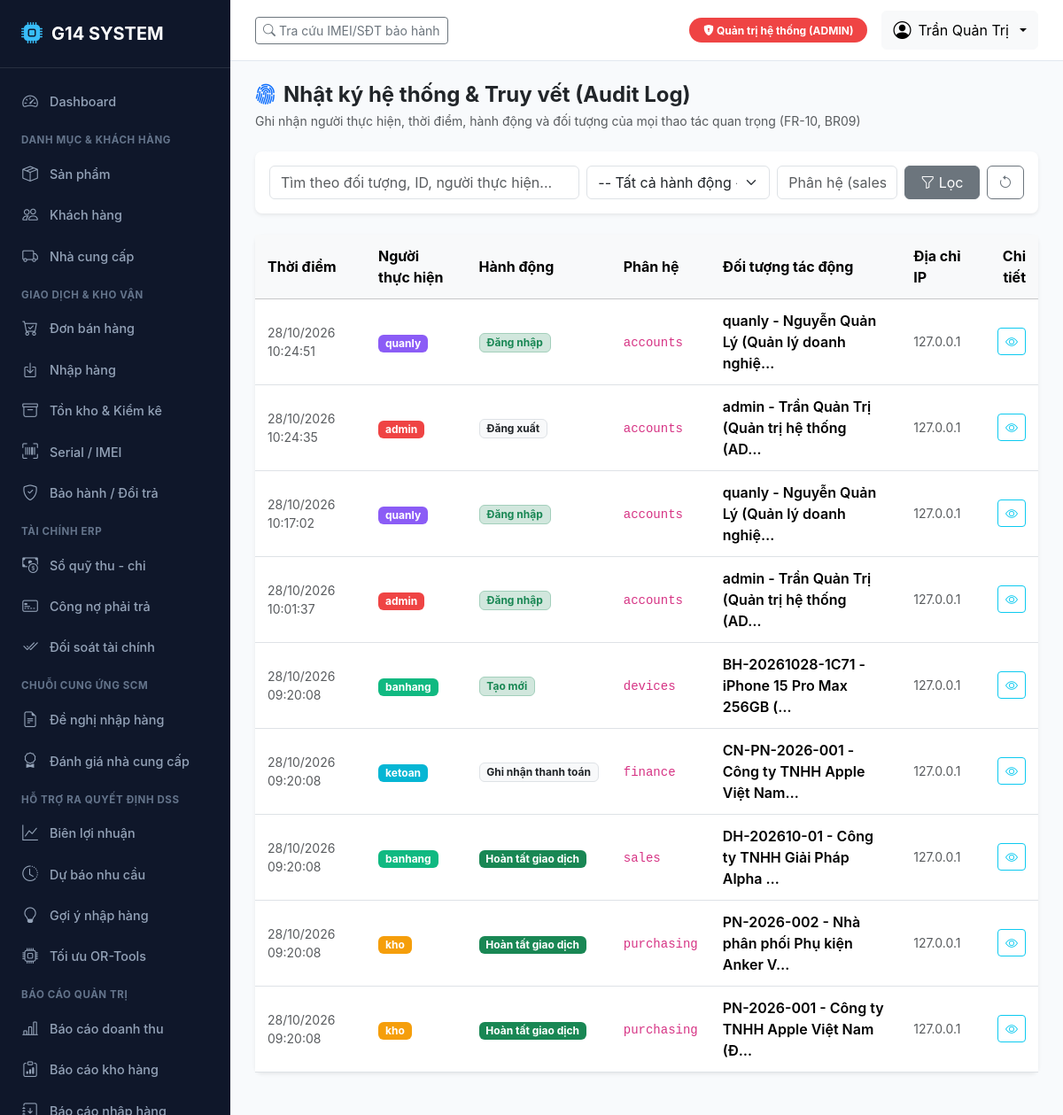
The page /auditlog/ (signed in) on the database its author committed.
### accounts/models.py (models this page shows, shortened)
class User(AbstractUser):
    role = models.CharField(
        max_length=10,
        choices=Role.choices,
        default=Role.BH,
        verbose_name="Vai trò"
    )
    phone = models.CharField(max_length=20, blank=True, verbose_name="Số điện thoại")
    class Meta:
        verbose_name = "Tài khoản người dùng"
        verbose_name_plural = "Danh sách tài khoản"
        ordering = ['-date_joined']

### auditlog/models.py (models this page shows, shortened)
class AuditLog(models.Model):
    ACTION_CHOICES = [
        ('LOGIN', 'Đăng nhập'),
        ('LOGOUT', 'Đăng xuất'),
        ('CREATE', 'Tạo mới'),
        ('UPDATE', 'Cập nhật'),
        ('DELETE', 'Xóa'),
        ('COMPLETE', 'Hoàn tất giao dịch'),
        ('CANCEL', 'Hủy giao dịch'),
        ('APPROVE', 'Phê duyệt'),
        ('REJECT', 'Từ chối'),
        ('ADJUST', 'Điều chỉnh kho'),
        ('PAYMENT', 'Ghi nhận thanh toán'),
        ('REVERSE', 'Bút toán đảo'),
    ]
    user = models.ForeignKey(
        settings.AUTH_USER_MODEL,
        on_delete=models.SET_NULL,
        null=True,
        blank=True,
        related_name='audit_logs',
        verbose_name="Người thực hiện"
    )
    action = models.CharField(max_length=20, choices=ACTION_CHOICES, verbose_name="Hành động")
    app_label = models.CharField(max_length=50, blank=True, verbose_name="Phân hệ")
    model_name = models.CharField(max_length=50, blank=True, verbose_name="Bảng dữ liệu")
    object_id = models.CharField(max_length=100, blank=True, verbose_name="ID đối tượng")
    object_repr = models.CharField(max_length=255, verbose_name="Đối tượng tác động")
    changes_json = models.JSONField(default=dict, blank=True, verbose_name="Chi tiết thay đổi")
    ip_address = models.GenericIPAddressField(null=True, blank=True, verbose_name="Địa chỉ IP")
    created_at = models.DateTimeField(auto_now_add=True, verbose_name="Thời điểm ghi nhận")
    class Meta:
        verbose_name = "Nhật ký hệ thống"
        verbose_name_plural = "Danh sách nhật ký hệ thống"
        ordering = ['-created_at']

### auditlog/views.py (the view)
# urls.py: path('', views.auditlog_list_view, name='auditlog_list'),
@login_required
@role_required([Role.ADMIN, Role.QL, Role.KT])
def auditlog_list_view(request):
    logs = AuditLog.objects.select_related('user').all()
    q = request.GET.get('q', '').strip()
    action = request.GET.get('action', '')
    user_id = request.GET.get('user', '')
    app_label = request.GET.get('app_label', '')
    if q:
        logs = logs.filter(
            Q(object_repr__icontains=q) |
            Q(object_id__icontains=q) |
            Q(user__username__icontains=q)
        )
    if action:
        logs = logs.filter(action=action)
    if user_id:
        logs = logs.filter(user_id=user_id)
    if app_label:
        logs = logs.filter(app_label=app_label)
    paginator = Paginator(logs, 25)
    page_number = request.GET.get('page')
    page_obj = paginator.get_page(page_number)
    return render(request, 'auditlog/auditlog_list.html', {
        'page_obj': page_obj,
        'q': q,
        'action_filter': action,
        'user_filter': user_id,
        'app_filter': app_label,
        'actions': AuditLog.ACTION_CHOICES,
    })

### accounts/context_processors.py (called while the page is built, shortened)
def user_role_context(request):
    user = request.user
    role = getattr(user, 'role', '')
    is_super = user.is_superuser
    return {
        'is_admin': role == Role.ADMIN or is_super,
        'is_ql': role in [Role.QL, Role.ADMIN] or is_super,
        'is_bh': role in [Role.BH, Role.ADMIN] or is_super,
        'is_kho': role in [Role.KHO, Role.ADMIN] or is_super,
        'is_kt': role in [Role.KT, Role.ADMIN] or is_super,
        'current_role': role,
        'current_role_display': user.get_role_display() if hasattr(user, 'get_role_display') else '',
        'Role': Role,
    }

### templates/auditlog/auditlog_list.html (shortened to what this page needs)
{% extends 'base.html' %}
{% block content %}
<div class="d-flex justify-content-between align-items-center mb-4">
    <div>
        <h4 class="fw-bold mb-1"><i class="bi bi-fingerprint me-2 text-primary"></i>Nhật ký hệ thống & Truy vết (Audit Log)</h4>
        <p class="text-muted small mb-0">Ghi nhận người thực hiện, thời điểm, hành động và đối tượng của mọi thao tác quan trọng (FR-10, BR09)</p>
    </div>
</div>
<div class="card mb-4 border-0 shadow-sm">
    <div class="card-body p-3">
        <form method="get" class="row g-2 align-items-center">
            <div class="col-md-5">
                <input type="text" name="q" class="form-control" placeholder="Tìm theo đối tượng, ID, người thực hiện..." value="{{ q }}">
            </div>
            <div class="col-md-3">
                <select name="action" class="form-select">
                    <option value="">-- Tất cả hành động --</option>
                </select>
            </div>
            <div class="col-md-2">
                <input type="text" name="app_label" class="form-control" placeholder="Phân hệ (sales, catalog...)" value="{{ app_filter }}">
            </div>
            <div class="col-md-2 d-flex gap-2">
                <button type="submit" class="btn btn-secondary w-100"><i class="bi bi-funnel"></i> Lọc</button>
                <a href="{% url 'auditlog:auditlog_list' %}" class="btn btn-outline-secondary"><i class="bi bi-arrow-counterclockwise"></i></a>
            </div>
        </form>
    </div>
</div>
<div class="card border-0 shadow-sm">
    <div class="table-responsive">
        <table class="table table-hover align-middle mb-0">
            <thead class="table-light">
                <tr>
                    <th>Thời điểm</th>
                    <th>Người thực hiện</th>
                    <th>Hành động</th>
                    <th>Phân hệ</th>
                    <th>Đối tượng tác động</th>
                    <th>Địa chỉ IP</th>
                    <th class="text-end">Chi tiết</th>
                </tr>
            </thead>
            <tbody>
                {% for log in page_obj %}
                <tr>
                    <td class="small text-muted">{{ log.created_at|date:"d/m/Y H:i:s" }}</td>
                    <td>
                        {% if log.user %}
                        <span class="badge role-badge-{{ log.user.role }} py-1 px-2">{{ log.user.username }}</span>
                        {% else %}
                        <span class="badge bg-secondary">Hệ thống</span>
                        {% endif %}
                    </td>
                    <td>
                        {% if log.action in 'CREATE,LOGIN' %}
                        <span class="badge bg-success-subtle text-success border border-success-subtle">{{ log.get_action_display }}</span>
                        {% elif log.action in 'UPDATE,APPROVE' %}
                        <span class="badge bg-primary-subtle text-primary border border-primary-subtle">{{ log.get_action_display }}</span>
                        {% elif log.action in 'DELETE,CANCEL,REJECT' %}
                        <span class="badge bg-danger-subtle text-danger border border-danger-subtle">{{ log.get_action_display }}</span>
                        {% elif log.action == 'COMPLETE' %}
                        <span class="badge bg-success">{{ log.get_action_display }}</span>
                        {% else %}
                        <span class="badge bg-light text-dark border">{{ log.get_action_display }}</span>
                        {% endif %}
                    </td>
                    <td><code>{{ log.app_label|default:"--" }}</code></td>
                    <td class="fw-semibold">{{ log.object_repr|truncatechars:45 }}</td>
                    <td class="small text-muted">{{ log.ip_address|default:"127.0.0.1" }}</td>
                    <td class="text-end">
                        <a href="{% url 'auditlog:auditlog_detail' log.pk %}" class="btn btn-sm btn-outline-info" title="Xem chi tiết thay đổi">
                            <i class="bi bi-eye"></i>
                        </a>
                    </td>
                </tr>
                {% empty %}
                <tr>
                    <td colspan="7" class="text-center py-4 text-muted">Chưa có nhật ký ghi nhận nào.</td>
                </tr>
                {% endfor %}
            </tbody>
        </table>
    </div>
</div>
{% endblock %}

### templates/base.html (shortened to what this page needs)
<!DOCTYPE html>
<html lang="vi">
<head>
    <link href="https://cdn.jsdelivr.net/npm/bootstrap@5.3.3/dist/css/bootstrap.min.css" rel="stylesheet">
    <link href="https://cdn.jsdelivr.net/npm/bootstrap-icons@1.11.3/font/bootstrap-icons.min.css" rel="stylesheet">
</head>
<body>
    {% if user.is_authenticated %}
    <aside class="sidebar">
        <div class="brand">
            <i class="bi bi-cpu-fill"></i>
            <span>G14 SYSTEM</span>
        </div>
        <ul class="sidebar-menu">
            {% if is_ql or is_kt or is_admin %}
            <li><a href="{% url 'reports:dashboard' %}" class="sidebar-link"><i class="bi bi-speedometer2"></i> Dashboard</a></li>
            {% endif %}
            <div class="sidebar-section-title">Danh mục & Khách hàng</div>
            <li><a href="{% url 'catalog:product_list' %}" class="sidebar-link"><i class="bi bi-box-seam"></i> Sản phẩm</a></li>
            {% if is_bh or is_ql %}
            <li><a href="{% url 'catalog:customer_list' %}" class="sidebar-link"><i class="bi bi-people"></i> Khách hàng</a></li>
            {% endif %}
            {% if is_kho or is_kt or is_ql %}
            <li><a href="{% url 'catalog:supplier_list' %}" class="sidebar-link"><i class="bi bi-truck"></i> Nhà cung cấp</a></li>
            {% endif %}
            <div class="sidebar-section-title">Giao dịch & Kho vận</div>
            {% if is_bh or is_ql or is_kt %}
            <li><a href="{% url 'sales:order_list' %}" class="sidebar-link"><i class="bi bi-cart-check"></i> Đơn bán hàng</a></li>
            {% endif %}
            {% if is_kho or is_ql or is_kt %}
            <li><a href="{% url 'purchasing:receipt_list' %}" class="sidebar-link"><i class="bi bi-box-arrow-in-down"></i> Nhập hàng</a></li>
            <li><a href="{% url 'inventory:inventory_summary' %}" class="sidebar-link"><i class="bi bi-archive"></i> Tồn kho & Kiểm kê</a></li>
            {% endif %}
            {% if is_bh or is_kho or is_ql %}
            <li><a href="{% url 'devices:device_list' %}" class="sidebar-link"><i class="bi bi-upc-scan"></i> Serial / IMEI</a></li>
            <li><a href="{% url 'devices:warranty_list' %}" class="sidebar-link"><i class="bi bi-shield-check"></i> Bảo hành / Đổi trả</a></li>
            {% endif %}
            {% if is_kt or is_ql %}
            <div class="sidebar-section-title">Tài chính ERP</div>
            <li><a href="{% url 'finance:cash_ledger_list' %}" class="sidebar-link"><i class="bi bi-cash-coin"></i> Sổ quỹ thu - chi</a></li>
            <li><a href="{% url 'finance:payable_list' %}" class="sidebar-link"><i class="bi bi-credit-card-2-front"></i> Công nợ phải trả</a></li>
            <li><a href="{% url 'finance:reconciliation' %}" class="sidebar-link"><i class="bi bi-check2-all"></i> Đối soát tài chính</a></li>
            {% endif %}
            {% if is_kho or is_ql %}
            <div class="sidebar-section-title">Chuỗi cung ứng SCM</div>
            <li><a href="{% url 'scm:request_list' %}" class="sidebar-link"><i class="bi bi-file-earmark-text"></i> Đề nghị nhập hàng</a></li>
            <li><a href="{% url 'scm:supplier_evaluation' %}" class="sidebar-link"><i class="bi bi-award"></i> Đánh giá nhà cung cấp</a></li>
            {% endif %}
            {% if is_ql or is_kt or is_admin %}
            <div class="sidebar-section-title">Hỗ trợ ra quyết định DSS</div>
            <li><a href="{% url 'dss:analytics' %}" class="sidebar-link"><i class="bi bi-graph-up"></i> Biên lợi nhuận</a></li>
            <li><a href="{% url 'dss:forecast' %}" class="sidebar-link"><i class="bi bi-clock-history"></i> Dự báo nhu cầu</a></li>
            {% if is_ql or is_kho %}
            <li><a href="{% url 'dss:suggestions' %}" class="sidebar-link"><i class="bi bi-lightbulb"></i> Gợi ý nhập hàng</a></li>
            <li><a href="{% url 'dss:optimizer' %}" class="sidebar-link"><i class="bi bi-cpu"></i> Tối ưu OR-Tools</a></li>
            {% endif %}
            {% endif %}
            {% if is_ql or is_kt or is_admin %}
            <div class="sidebar-section-title">Báo cáo quản trị</div>
            <li><a href="{% url 'reports:revenue_report' %}" class="sidebar-link"><i class="bi bi-bar-chart-line"></i> Báo cáo doanh thu</a></li>
            <li><a href="{% url 'reports:inventory_report' %}" class="sidebar-link"><i class="bi bi-clipboard-data"></i> Báo cáo kho hàng</a></li>
            <li><a href="{% url 'reports:purchasing_report' %}" class="sidebar-link"><i class="bi bi-journal-arrow-down"></i> Báo cáo nhập hàng</a></li>
            {% endif %}
        </ul>
    </aside>
    {% endif %}
    <div class="{% if user.is_authenticated %}main-wrapper{% endif %}">
        {% if user.is_authenticated %}
        <header class="top-navbar no-print">
            <div class="d-flex align-items-center gap-3">
                <a href="{% url 'devices:device_lookup' %}" class="btn btn-outline-secondary btn-sm">
                    <i class="bi bi-search"></i> Tra cứu IMEI/SĐT bảo hành
                </a>
            </div>
            <div class="d-flex align-items-center gap-3">
                <span class="badge role-badge-{{ current_role }} py-2 px-3 rounded-pill">
                    <i class="bi bi-shield-lock-fill"></i> {{ current_role_display }}
                </span>
                <div class="dropdown">
                    <button class="btn btn-light dropdown-toggle d-flex align-items-center gap-2" type="button" data-bs-toggle="dropdown">
                        <i class="bi bi-person-circle fs-5"></i>
                        <span>{{ user.get_full_name|default:user.username }}</span>
                    </button>
                </div>
            </div>
        </header>
        {% endif %}
        <main class="main-content">
            {% block content %}{% endblock %}
        </main>
    </div>
</body>
</html>

### templates/base.html (style rules this page uses)
:root { --g14-primary: #0d6efd; --g14-dark: #1e293b; --g14-sidebar: #0f172a; --g14-sidebar-hover: #1e293b; --g14-sidebar-text: #94a3b8; --g14-sidebar-active: #38bdf8; }
body { font-family: -apple-system, BlinkMacSystemFont, "Segoe UI", Roboto, "Helvetica Neue", Arial, sans-serif; background-color: #f8fafc; min-height: 100vh; }
.sidebar { width: 260px; background-color: var(--g14-sidebar); min-height: 100vh; color: var(--g14-sidebar-text); position: fixed; top: 0; left: 0; z-index: 1000; overflow-y: auto; transition: all 0.3s; }
.sidebar .brand { padding: 20px 24px; font-size: 1.25rem; font-weight: 700; color: #fff; border-bottom: 1px solid rgba(255, 255, 255, 0.1); display: flex; align-items: center; gap: 10px; }
.sidebar .brand i { color: var(--g14-sidebar-active); font-size: 1.5rem; }
.sidebar-menu { padding: 15px 0; list-style: none; margin: 0; }
.sidebar-section-title { padding: 12px 24px 6px; font-size: 0.72rem; text-transform: uppercase; font-weight: 700; letter-spacing: 0.05em; color: #64748b; }
.sidebar-link { display: flex; align-items: center; gap: 12px; padding: 10px 24px; color: var(--g14-sidebar-text); text-decoration: none; font-size: 0.9rem; font-weight: 500; transition: all 0.2s; }
.sidebar-link i { font-size: 1.1rem; width: 20px; text-align: center; }
.main-wrapper { margin-left: 260px; min-height: 100vh; display: flex; flex-direction: column; }
.top-navbar { background-color: #fff; border-bottom: 1px solid #e2e8f0; padding: 12px 28px; display: flex; justify-content: space-between; align-items: center; position: sticky; top: 0; z-index: 999; }
.main-content { padding: 24px 28px; flex-grow: 1; }
.card { border: 1px solid #e2e8f0; border-radius: 8px; box-shadow: 0 1px 3px 0 rgba(0, 0, 0, 0.05); margin-bottom: 24px; }
.table > :not(caption) > * > * { padding: 12px 14px; vertical-align: middle; }
.role-badge-ADMIN { background-color: #ef4444; color: #fff; }
.role-badge-QL { background-color: #8b5cf6; color: #fff; }
.role-badge-BH { background-color: #10b981; color: #fff; }
.role-badge-KHO { background-color: #f59e0b; color: #fff; }
.role-badge-KT { background-color: #06b6d4; color: #fff; }

### rows shown on the page
User: get_full_name "Trần Quản Trị"
AuditLog: created_at "28/10/2026 10:24:51", user.username "quanly", action "Đăng nhập", app_label "accounts", object_repr "quanly - Nguyễn Quản Lý (Quản lý doanh nghiệ…", ip_address "127.0.0.1"
AuditLog: created_at "28/10/2026 10:24:35", user.username "admin", action "Đăng xuất", app_label "accounts", object_repr "admin - Trần Quản Trị (Quản trị hệ thống (AD…", ip_address "127.0.0.1"
AuditLog: created_at "28/10/2026 10:17:02", user.username "quanly", action "Đăng nhập", app_label "accounts", object_repr "quanly - Nguyễn Quản Lý (Quản lý doanh nghiệ…", ip_address "127.0.0.1"
AuditLog: created_at "28/10/2026 10:01:37", user.username "admin", action "Đăng nhập", app_label "accounts", object_repr "admin - Trần Quản Trị (Quản trị hệ thống (AD…", ip_address "127.0.0.1"
AuditLog: created_at "28/10/2026 09:20:08", user.username "banhang", action "Tạo mới", app_label "devices", object_repr "BH-20261028-1C71 - iPhone 15 Pro Max 256GB (…", ip_address "127.0.0.1"
AuditLog: created_at "28/10/2026 09:20:08", user.username "ketoan", action "Ghi nhận thanh toán", app_label "finance", object_repr "CN-PN-2026-001 - Công ty TNHH Apple Việt Nam…", ip_address "127.0.0.1"
AuditLog: created_at "28/10/2026 09:20:08", user.username "banhang", action "Hoàn tất giao dịch", app_label "sales", object_repr "DH-202610-01 - Công ty TNHH Giải Pháp Alpha …", ip_address "127.0.0.1"
AuditLog: created_at "28/10/2026 09:20:08", user.username "kho", action "Hoàn tất giao dịch", app_label "purchasing", object_repr "PN-2026-002 - Nhà phân phối Phụ kiện Anker V…", ip_address "127.0.0.1"
AuditLog: created_at "28/10/2026 09:20:08", user.username "kho", action "Hoàn tất giao dịch", app_label "purchasing", object_repr "PN-2026-001 - Công ty TNHH Apple Việt Nam (Đ…", ip_address "127.0.0.1"

### other values the page prints
{{ current_role_display }} "Quản trị hệ thống (ADMIN)"
